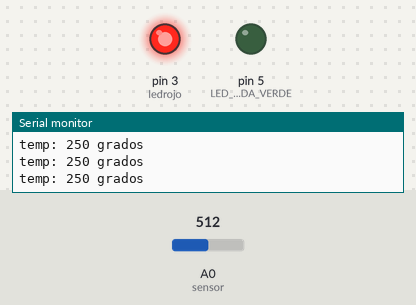
The sketch below on a simulated Arduino Uno, built with avr-gcc and run on an emulated ATmega328P. Parts: output pins drawn as LEDs (lit = HIGH), the last lines printed to the serial monitor. Inputs (shaded band) come from the test bench; at power-on: A0 (sensor) = 512.

Above: at 1.4 s.
1.5 s: A0 (sensor) set to 52
3.6 s: A0 (sensor) set to 46
At 4.9 s:
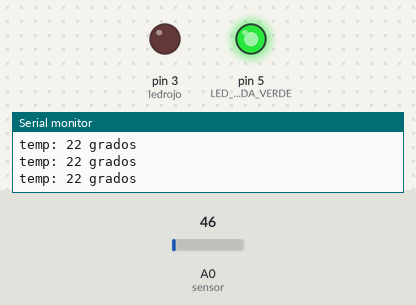
5.7 s: A0 (sensor) set to 122
At 7.8 s:
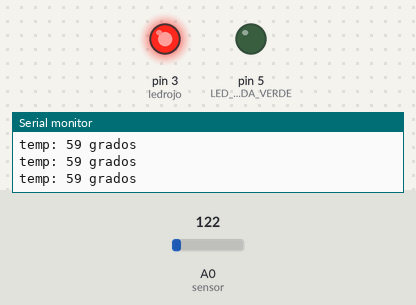
8.1 s: A0 (sensor) set to 14
At 9.9 s:
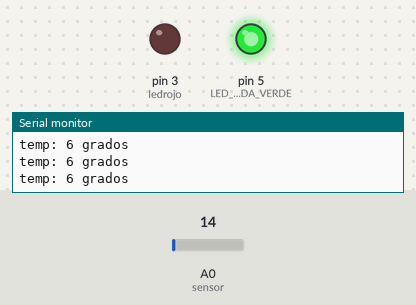
Timing chart, 0 to 11.4 s (numbered marks = the images above; inputs shaded):
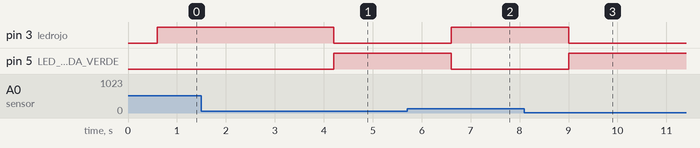

Measured:
- the behaviour switches between 50 and 49 on A0 (sensor) (found by bisection; images 0 and 1)
- after the input at 3.6 s, pin 3 (ledrojo): HIGH → LOW after 0.60 s; pin 5 (LED_DE_SALIDA_VERDE): LOW → HIGH after 0.60 s
- after the input at 5.7 s, pin 3 (ledrojo): LOW → HIGH after 0.91 s; pin 5 (LED_DE_SALIDA_VERDE): HIGH → LOW after 0.91 s
- after the input at 8.1 s, pin 3 (ledrojo): HIGH → LOW after 0.91 s; pin 5 (LED_DE_SALIDA_VERDE): LOW → HIGH after 0.91 s

The sketch:

Temperatura.ino
```cpp
const int ledrojo = 3; // led conectado al pin 3
const int ledverde = 5; // led conectado al pin 5
const int sensor = 0; // Sensor temperatura
long milivolt;        //milivoltios para el calculo de temperatura para pasar a celcius
long temp;            // para la temperatura en celcius
int brillo;           // brillo del lcd
void setup() {
  pinMode (3, OUTPUT);// LED DE SALIDA ROJO
  pinMode (5, OUTPUT);// LED DE SALIDA VERDE
  Serial.begin(9600);  //inicio de la comuniccion serial

}

void loop() {

milivolt = (analogRead(sensor) * 5000L) / 1023; // calcula los mV en la entrada
temp = milivolt / 10;

Serial.print("temp: ");
Serial.print(temp);
Serial.println(" grados");
delay (600);

//brillo = map(temp, 20, 30, 0, 255); // ajustamos la escala de temperatura para usar analogwrite
//brillo = constrain(brillo,0,255); //limitar rango de brillo

analogWrite(ledrojo, brillo);

if((temp >= 24)){
      digitalWrite(3,HIGH); // led rojo
      digitalWrite(5,LOW); // led verde
    }

    else {

    if((temp <= 23)){
      digitalWrite(5,HIGH); // led verde
      digitalWrite(3,LOW); // led verde
   }
    }

}
```
